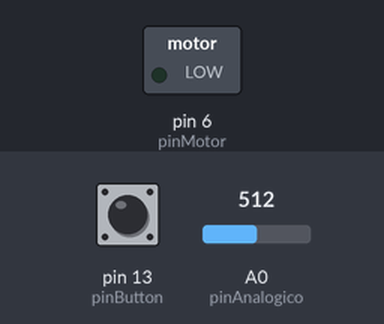
The sketch below on a simulated Arduino Uno, built with avr-gcc and run on an emulated ATmega328P. Parts: switched loads named in the sketch (green lamp = pin HIGH). The test bench sets the inputs (shaded band); at power-on: pin 13 (pinButton) HIGH, A0 (pinAnalogico) = 512. What the sketch prints to the serial monitor is not drawn.

Above: at 1.2 s.
1.3 s: pin 13 (pinButton) pulled LOW for 0.15 s
At 1.37 s:
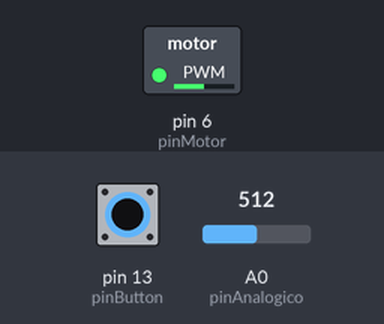
2.9 s: A0 (pinAnalogico) set to 422
5.9 s: A0 (pinAnalogico) set to 391
8.9 s: pin 13 (pinButton) pulled LOW for 1 s
At 11.1 s:
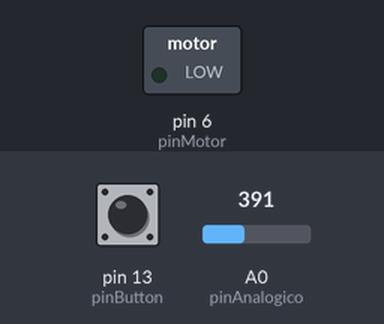
12.9 s: pin 13 (pinButton) pulled LOW for 3.2 s
At 13.5 s:
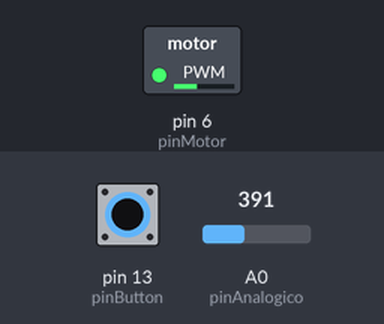
Timing chart, 0 to 17.6 s (numbered marks = the images above; inputs shaded):
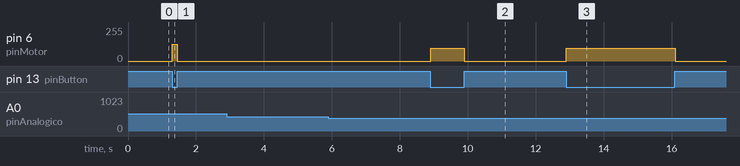

Measured:
- after the input at 1.3 s, pin 6 (pinMotor): 0/255 → 127/255 at once, → 0/255 0.15 s later
- after the input at 8.9 s, pin 6 (pinMotor): 0/255 → 97/255 at once, → 0/255 1.0 s later
- after the input at 12.9 s, pin 6 (pinMotor): 0/255 → 97/255 at once, → 0/255 3.2 s later

The sketch:

PWM_MotorPasso.ino
```cpp
//Definição dos pinos
#define pinAnalogico    A0
#define pinButton       13
#define pinMotor        6 // PWM

void setup() {
  //Configuração do regime de trabalho dos pinos e comunicação serial
  pinMode(pinButton, INPUT_PULLUP);
  pinMode(pinMotor, OUTPUT);
  Serial.begin(115200); // Inicia porta serial
}

float lerTensao() {
  //Realiza a leitura retornando valores de unidade entre 0-1023 (0-3.3V)
  int valorSensor = analogRead(pinAnalogico);
  //Realiza conversão
  //  int  tensao_int = map(valorSensor, 0, 1023, 0, 330); // SOMENTE PARA DUE
  int  tensao_int = map(valorSensor, 0, 1023, 0, 500); // SOMENTE PARA UNO
  float tensao = tensao_int;
  return tensao;
}

void exibeMensagem(float tensao, int rc) {
  float rc_perc = rc * 100.0 / 255;
  Serial.println("A tensao em AO =  " + (String)tensao + " volts  Sinal PWM = " + (String)rc_perc + "%" + " Value RC = " + (String)rc);
  //Serial.print("A tensao em AO =  ")
  //Serial.println(tensao) + " volts  Sinal PWM = " + String(rc_perc) + "%");
}

int calculaRC(float tensao) {
  int rc = map(tensao, 0, 500, 0, 255);
  return rc;
}
void loop() {
  float tensao = lerTensao();
  int rc = calculaRC(tensao);
  tensao /= 100.0;
  exibeMensagem(tensao, rc);
  if (!digitalRead(pinButton)) {
    analogWrite(pinMotor, rc);
  } else {
    analogWrite(pinMotor, 0);
  }
}
```
